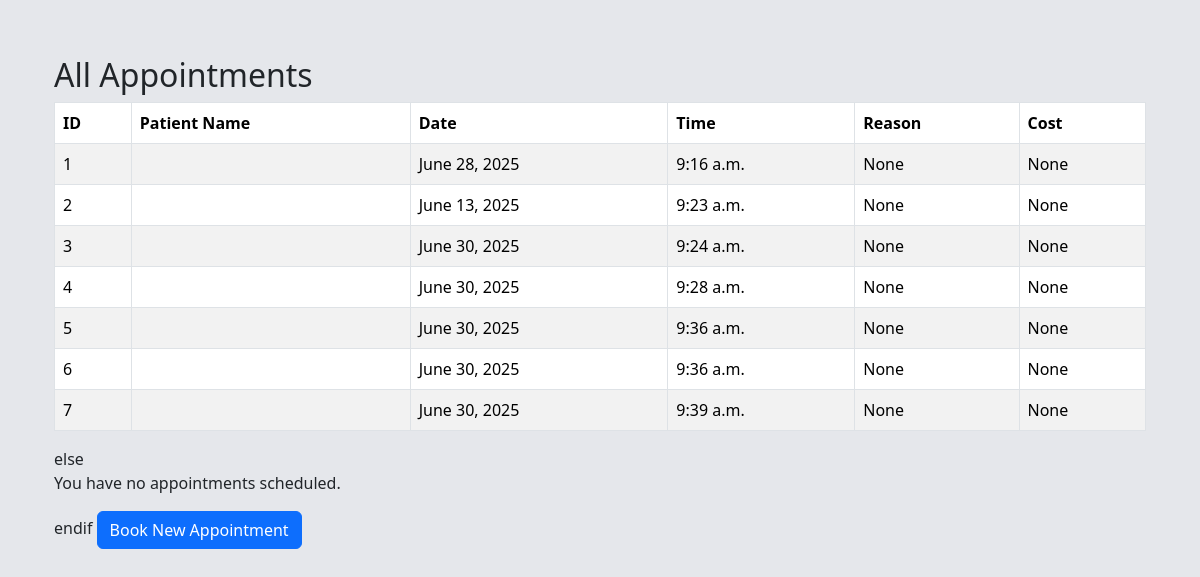
The page /appointments/ (signed in) on the database its author committed.
### appointments/models.py (models this page shows, shortened)
class Appointment(models.Model):
    patient = models.ForeignKey(Patient, on_delete=models.CASCADE, related_name='appointments')
    date = models.DateField()
    time = models.TimeField()
    reason = models.TextField(blank=True, null=True)
    doctor = models.ForeignKey(User, on_delete=models.SET_NULL, null=True, blank=True, related_name='doctor_appointments')
    status = models.CharField(max_length=50, default='Scheduled')  # e.g., Scheduled, Completed, Cancelled, Pending
    cost = models.DecimalField(max_digits=10, decimal_places=2, null=True, blank=True)
    created_at = models.DateTimeField(auto_now_add=True)

### appointments/views.py (the view)
# urls.py: path('', include('appointments.urls')),
@login_required(login_url='user_login')
def appointments(request):
    if request.user.is_staff:
        appointments = Appointment.objects.all()
    else:
        appointments = Appointment.objects.filter(patient=request.user.patient)
    return render(request, 'appointments/appointment_table.html', {'appointments': appointments})

### appointments/templates/appointments/appointment_table.html
{% extends 'appointments/base.html' %}
{% block content %}
<div class="container mt-4">
    <h2>All Appointments</h2>
    <table class="table table-striped table-bordered">
        <thead class="thead-dark">
            <tr>
                <th>ID</th>
                <th>Patient Name</th>
                <th>Date</th>
                <th>Time</th>
                <th>Reason</th>
                <th>Cost</th>
            </tr>
        </thead>
        <tbody>
            {% for appointment in appointments %}
            <tr>
                <td>{{ appointment.id }}</td>
                <td>{{ appointment.patient__first_name }} {{ appointment.patient__last_name }}</td>
                <td>{{ appointment.date }}</td>
                <td>{{ appointment.time }}</td>
                <td>{{ appointment.reason }}</td>
                <td>{{ appointment.cost }}</td>
            </tr>
            {% endfor %}
        </tbody>
    </table>
     else
    <p>You have no appointments scheduled.</p>
    endif
    <a href="{% url 'book_appointment' %}" class="btn btn-primary">Book New Appointment</a>
</div>
{% endblock %}

### appointments/templates/appointments/base.html (shortened to what this page needs)
<!DOCTYPE html>
<html lang="en">
<head>
    <link href="https://cdn.jsdelivr.net/npm/tailwindcss@2.2.19/dist/tailwind.min.css" rel="stylesheet">
    <link href="https://cdn.jsdelivr.net/npm/bootstrap@5.3.3/dist/css/bootstrap.min.css" rel="stylesheet">
</head>
<body class="bg-gray-100 font-sans leading-normal tracking-normal">
    <div class="flex h-screen bg-gray-100">
        <div class="w-full flex flex-col overflow-hidden">
            <main class="flex-1 overflow-x-hidden overflow-y-auto bg-gray-200">
                <div class="container mx-auto px-6 py-8">
                    {% block content %}{% endblock %}
                </div>
            </main>
        </div>
    </div>
</body>
</html>

### rows shown on the page
Appointment: id "1", date "June 28, 2025", time "9:16 a.m.", reason "None", cost "None"
Appointment: id "2", date "June 13, 2025", time "9:23 a.m.", reason "None", cost "None"
Appointment: id "3", date "June 30, 2025", time "9:24 a.m.", reason "None", cost "None"
Appointment: id "4", date "June 30, 2025", time "9:28 a.m.", reason "None", cost "None"
Appointment: id "5", date "June 30, 2025", time "9:36 a.m.", reason "None", cost "None"
Appointment: id "6", date "June 30, 2025", time "9:36 a.m.", reason "None", cost "None"
Appointment: id "7", date "June 30, 2025", time "9:39 a.m.", reason "None", cost "None"
